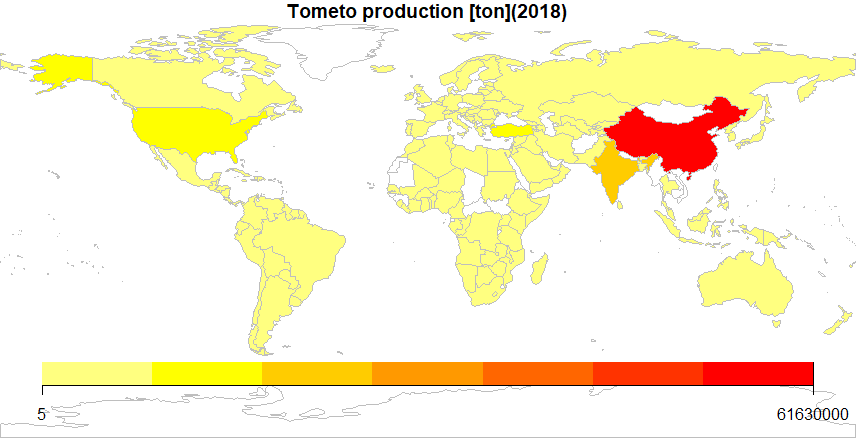

This chart was generated by the following R code:
library(tidyverse)

dat <- read.csv("FAOSTAT_tometo_2018.csv", header = TRUE)

dat2 <- dat %>%
  select(-Flag) %>%
  drop_na() %>% 
  rename(val = Value) %>% 
  arrange(desc(val))

table_df<-data.frame(Country=dat2$Area, Value=dat2$val)

library(rworldmap)
mapDevice('x11')
sdat <- joinCountryData2Map(dat2, joinCode="NAME", nameJoinColumn="Area")
par(family="JP4")
mapCountryData(sdat, nameColumnToPlot="val", catMethod="fixedWidth", mapTitle = "Tometo production [ton](2018)", addLegend = TRUE)

library(kabel)
library(kableExtra)
library(clipr)
kable(table_df, align = "c") %>%
  kable_styling(full_width = F) %>%
  column_spec(1, bold = T) %>%
  collapse_rows(columns = 1, valign = "middle") %>%
  write_clip
